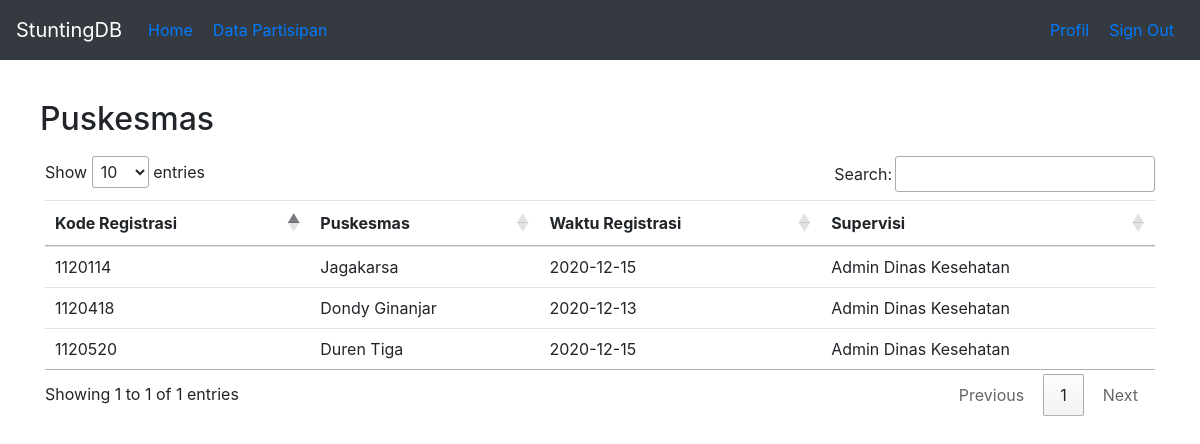
Screenshot of /index.php/home/get_all_puskesmas with the database file from the repository.
### tables this page shows
CREATE TABLE `user` (
  `user_id` int(7) NOT NULL,
  `user_firstname` varchar(255) NOT NULL,
  `password` varchar(255) NOT NULL,
  `user_email` varchar(255) NOT NULL,
  `user_category` varchar(255) NOT NULL,
  `tag` varchar(255) DEFAULT NULL,
  `reg_date` date NOT NULL,
  `last_update` timestamp NOT NULL DEFAULT current_timestamp() ON UPDATE current_timestamp()
);

### application/controllers/Home.php (called while the page is built, shortened)
<?php
class Home extends CI_Controller{
    public function get_all_puskesmas(){
        $this->load->model("DinkesModel");
        $data = array(
            'puskesmas' => $this->DinkesModel->get_puskesmas()
        );
        $this->load->view("header");
        $this->load->view("view_puskesmas", $data);
        $this->load->view("footer");
    }
}

### index.php (called while the page is built, shortened)
<?php
require_once BASEPATH.'core/CodeIgniter.php';

### application/models/DinkesModel.php (called while the page is built, shortened)
<?php
class DinkesModel extends CI_Model
{
    public function get_puskesmas(){
        $get_puskesmas_only = array('user_category'=>'PUSKESMAS');
        return $this->db->get_where('user',$get_puskesmas_only)->result();
    }
}
?>

### application/views/view_puskesmas.php (the view)
<div class="container formcon">
  <div class="row home-datatable-head">
    <h2>Puskesmas</h2>
  </div>
  <table class="table table-hover" id="mytable">
    <thead>
      <tr>
        <th>Kode Registrasi</th>
        <th>Puskesmas</th>
        <th>Waktu Registrasi</th>
        <th>Supervisi</th>
      </tr>
    </thead>
    <?php
    foreach($puskesmas as $p) {
      $getid = $p->user_id;
    ?>
    <tbody>
      <tr>
        <td><?php echo $getid ?></td>
        <td><?php echo $p->user_firstname ?></td>
        <td><?php echo $p->reg_date ?></td>
        <td><?php echo $p->tag ?></td>
      </tr>
    </tbody>
    <?php } ?>
  </table>
</div>

### public/mystyle.css (style rules this page uses)
.formcon { padding-top:30px; padding-bottom:30px; }
.home-datatable-head { padding: 10px; }

### rows the page displays
user: user_id "1120114", user_firstname "Jagakarsa", reg_date "2020-12-15", tag "Admin Dinas Kesehatan"
user: user_id "1120418", user_firstname "Dondy Ginanjar", reg_date "2020-12-13", tag "Admin Dinas Kesehatan"
user: user_id "1120520", user_firstname "Duren Tiga", reg_date "2020-12-15", tag "Admin Dinas Kesehatan"
